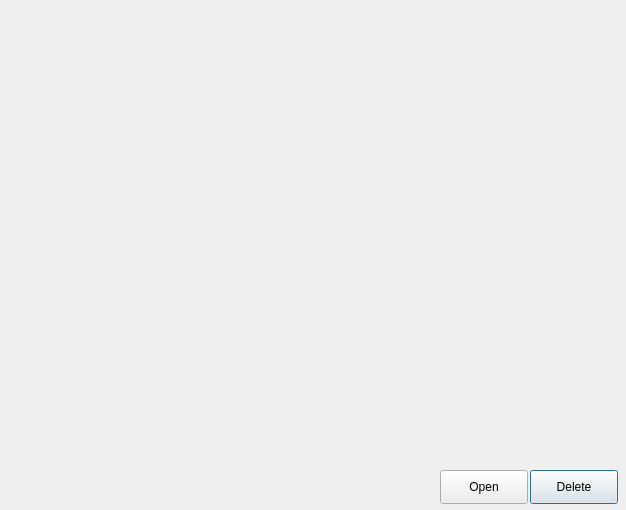
<?xml version="1.0" encoding="UTF-8"?>
<ui version="4.0">
 <class>Dialog</class>
 <widget class="QDialog" name="Dialog">
  <property name="geometry">
   <rect>
    <x>0</x>
    <y>0</y>
    <width>626</width>
    <height>510</height>
   </rect>
  </property>
  <property name="windowTitle">
   <string>Data UI Manager</string>
  </property>
  <widget class="QWidget" name="verticalLayoutWidget">
   <property name="geometry">
    <rect>
     <x>9</x>
     <y>9</y>
     <width>611</width>
     <height>451</height>
    </rect>
   </property>
   <layout class="QVBoxLayout" name="verticalLayout"/>
  </widget>
  <widget class="QPushButton" name="btnDelete">
   <property name="geometry">
    <rect>
     <x>530</x>
     <y>470</y>
     <width>88</width>
     <height>34</height>
    </rect>
   </property>
   <property name="text">
    <string>Delete</string>
   </property>
   <attribute name="buttonGroup">
    <string notr="true">buttonGroup</string>
   </attribute>
  </widget>
  <widget class="QPushButton" name="btnOpen">
   <property name="geometry">
    <rect>
     <x>440</x>
     <y>470</y>
     <width>88</width>
     <height>34</height>
    </rect>
   </property>
   <property name="text">
    <string>Open</string>
   </property>
   <attribute name="buttonGroup">
    <string notr="true">buttonGroup</string>
   </attribute>
  </widget>
 </widget>
 <resources/>
 <connections/>
 <buttongroups>
  <buttongroup name="buttonGroup"/>
 </buttongroups>
</ui>
